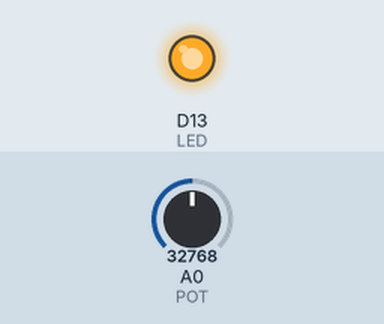
Recording of a program running on a simulated CircuitPython board. On the bench: output pins drawn as LEDs (lit = HIGH). Inputs (shaded band) come from the test bench; at power-on: A0 (POT) = 32768 (analog values on the 0–65535 scale). What the program prints to the serial console is not drawn.

Above: at 1.2 s.
1.3 s: A0 (POT) set to 7864
4.8 s: A0 (POT) set to 0
At 4.8 s:
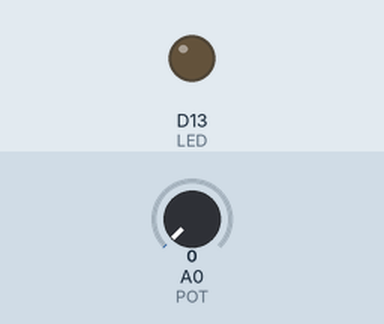
Timing chart, 0 to 5.6 s (numbered marks = the images above; inputs shaded):
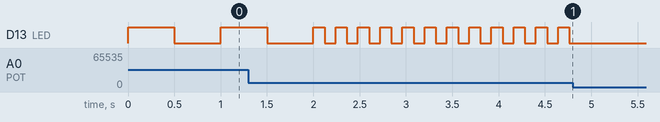

Measured:
- after the input at 4.8 s, D13 (LED): stops changing and stays LOW
- by itself, D13 (LED): repeats every 0.24 s: HIGH 0.12 s, LOW 0.12 s

The program:

LED_dimmen_mit_Poti.py
```python
"""
LED dimmen mit Poti

================================================="""
import time
import digitalio
import analogio
import board

LED = digitalio.DigitalInOut(board.D13)
LED.switch_to_output()
POT = analogio.AnalogIn(board.A0)

SENSOR_VAL = 0

while True:
    # Poti Wert/max Poti Wert
    SENSOR_VAL = POT.value / 65536
    print(SENSOR_VAL)
    LED.value = True
    time.sleep(SENSOR_VAL)
    LED.value = False
    time.sleep(SENSOR_VAL)
```
